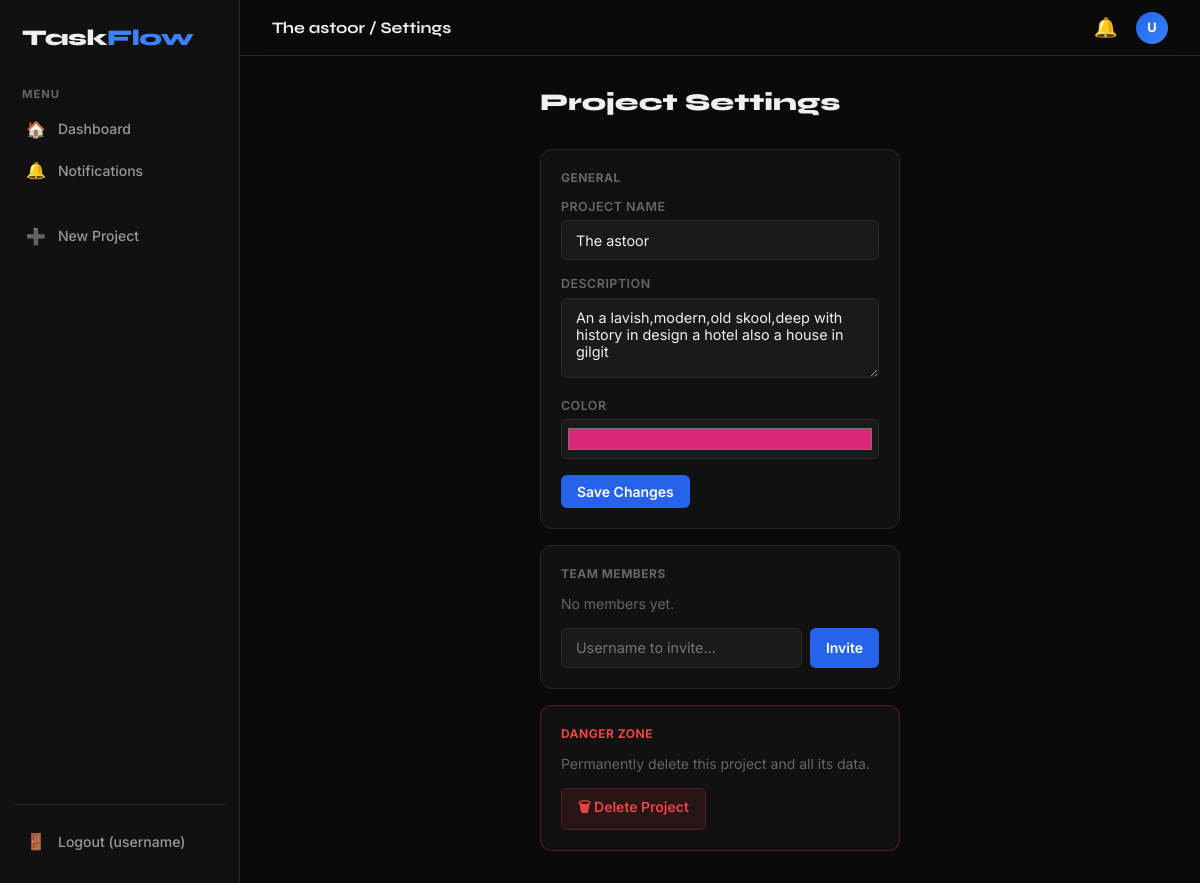
Screenshot of /project/1/settings/ (signed in) with the database file from the repository.
### projects/models.py (models this page shows, shortened)
class Project(models.Model):
    name = models.CharField(max_length=200)
    description = models.TextField(blank=True)
    owner = models.ForeignKey(User, on_delete=models.CASCADE, related_name='owned_projects')
    members = models.ManyToManyField(User, related_name='projects', blank=True)
    color = models.CharField(max_length=7, default='#7c3aed')
    created_at = models.DateTimeField(auto_now_add=True)
    updated_at = models.DateTimeField(auto_now=True)

### projects/views.py (the view, shortened to what this page needs)
# urls.py: path('project/<int:project_id>/settings/', views.project_settings, name='project_settings'),
@login_required
def project_settings(request, project_id):
    project = get_object_or_404(Project, id=project_id, owner=request.user)
    members = project.members.all()
    return render(request, 'projects/project_settings.html', {'project': project, 'members': members})

### templates/projects/project_settings.html (shortened to what this page needs)
{% extends 'projects/base.html' %}
{% block topbar_title %}{{ project.name }} / Settings{% endblock %}
{% block content %}
<div style="max-width:640px;margin:2rem auto;padding:0 1.5rem">
  <h1 style="font-family:'Syne',sans-serif;font-weight:800;font-size:1.5rem;margin-bottom:2rem">Project Settings</h1>
  <div class="detail-card" style="margin-bottom:1rem">
    <div class="detail-card-title">General</div>
    <form method="POST">
      <div class="form-group">
        <label>Project Name</label>
        <input type="text" name="name" class="form-control" value="{{ project.name }}" required>
      </div>
      <div class="form-group">
        <label>Description</label>
        <textarea name="description" class="form-control">{{ project.description }}</textarea>
      </div>
      <div class="form-group">
        <label>Color</label>
        <input type="color" name="color" value="{{ project.color }}" class="form-control" style="height:40px;padding:.25rem">
      </div>
      <button type="submit" class="btn btn-primary">Save Changes</button>
    </form>
  </div>
  <div class="detail-card" style="margin-bottom:1rem">
    <div class="detail-card-title">Team Members</div>
    {% for member in members %}
    <div style="display:flex;align-items:center;justify-content:space-between;padding:.5rem 0;border-bottom:1px solid var(--border)">
      <div style="display:flex;align-items:center;gap:.75rem">
        <div class="avatar">{{ member.username.0|upper }}</div>
        <span style="font-size:.875rem">{{ member.username }}</span>
      </div>
      <form method="POST" style="margin:0">
        {% csrf_token %}
        <input type="hidden" name="action" value="remove_member">
        <input type="hidden" name="user_id" value="{{ member.id }}">
        <button type="submit" class="btn btn-danger btn-sm">Remove</button>
      </form>
    </div>
    {% empty %}
    <p style="color:var(--text-muted);font-size:.875rem">No members yet.</p>
    {% endfor %}
    <form method="POST" style="margin-top:1rem;display:flex;gap:.5rem">
      <input type="text" name="username" class="form-control" placeholder="Username to invite...">
      <button type="submit" class="btn btn-primary">Invite</button>
    </form>
  </div>
  <div class="detail-card" style="border-color:rgba(239,68,68,.3)">
    <div class="detail-card-title" style="color:var(--danger)">Danger Zone</div>
    <p style="font-size:.875rem;color:var(--text-muted);margin-bottom:1rem">Permanently delete this project and all its data.</p>
    <button class="btn btn-danger" onclick="if(confirm('Delete project forever?'))fetch('/project/{{ project.id }}/delete/',{method:'POST',headers:{'X-CSRFToken':'{{ csrf_token }}'}}).then(()=>window.location='/')">
      🗑 Delete Project
    </button>
  </div>
</div>
{% endblock %}

### templates/projects/base.html (shortened to what this page needs)
<!DOCTYPE html>
<html lang="en">
<head>
  {% load static %}
  <link rel="stylesheet" href="{% static 'css/style.css' %}">
</head>
<body data-authenticated="{% if user.is_authenticated %}true{% else %}false{% endif %}">
{% if user.is_authenticated %}
<div class="app-shell">
  <aside class="sidebar">
    <div class="logo">Task<span>Flow</span></div>
    <div class="nav-section">
      <div class="nav-label">Menu</div>
      <a href="/" class="nav-item {% block nav_dash %}{% endblock %}">
        <span class="icon">🏠</span> Dashboard
      </a>
      <a href="/notifications/" class="nav-item {% block nav_notifs %}{% endblock %}">
        <span class="icon">🔔</span> Notifications
      </a>
    </div>
    <div class="nav-section">
      <a href="/project/create/" class="nav-item">
        <span class="icon">➕</span> New Project
      </a>
    </div>
    <div class="sidebar-bottom">
      <a href="/logout/" class="nav-item">
        <span class="icon">🚪</span> Logout ({{ user.username }})
      </a>
    </div>
  </aside>
  <div class="main-content">
    <header class="topbar">
      <div class="topbar-title">{% block topbar_title %}TaskFlow{% endblock %}</div>
      <div class="topbar-actions">
        <a href="/notifications/">
          <button class="notif-btn">
            🔔
          </button>
        </a>
        <div class="avatar">{{ user.username.0|upper }}</div>
      </div>
    </header>
    {% block content %}{% endblock %}
  </div>
</div>
{% else %}
  {% block auth_content %}{% endblock %}
{% endif %}
{% load static %}
</body>
</html>

### static/css/style.css (style rules this page uses)
:root { --bg: #0a0a0a; --surface: #111; --surface2: #1a1a1a; --surface3: #222; --border: #2a2a2a; --accent: #2563eb; --accent2: #3b82f6; --accent-glow: rgba(37,99,235,0.2); --text: #f0f0f0; --text-muted: #666; --text-dim: #999; --success: #10b981; --warning: #f59e0b; --danger: #ef4444; --radius: 12px; --radius-sm: 8px; --radius-xs: 6px; --priority-low: #10b981; --priority-medium: #f59e0b; --priority-high: #f97316; --priority-urgent: #ef4444; }
*, *::before, *::after { box-sizing: border-box; margin: 0; padding: 0; }
body { font-family: 'Inter', sans-serif; background: var(--bg); color: var(--text); min-height: 100vh; }
a { color: inherit; text-decoration: none; }
.app-shell { display: flex; min-height: 100vh; }
.sidebar { width: 240px; background: var(--surface); border-right: 1px solid var(--border); display: flex; flex-direction: column; padding: 1.25rem 0.875rem; position: fixed; top: 0; left: 0; bottom: 0; z-index: 50; overflow-y: auto; }
.logo { font-family: 'Syne', sans-serif; font-size: 1.4rem; font-weight: 800; padding: 0.25rem 0.5rem; margin-bottom: 2rem; letter-spacing: -0.5px; }
.logo span { color: var(--accent2); }
.nav-section { margin-bottom: 1.5rem; }
.nav-label { font-size: 0.7rem; font-weight: 700; text-transform: uppercase; letter-spacing: 1px; color: var(--text-muted); padding: 0 0.5rem; margin-bottom: 0.5rem; }
.nav-item { display: flex; align-items: center; gap: 0.75rem; padding: 0.6rem 0.75rem; border-radius: var(--radius-xs); font-size: 0.875rem; font-weight: 500; color: var(--text-dim); transition: all 0.15s; cursor: pointer; margin-bottom: 0.15rem; }
.nav-item .icon { width: 1.25rem; text-align: center; font-size: 1rem; flex-shrink: 0; }
.sidebar-bottom { margin-top: auto; border-top: 1px solid var(--border); padding-top: 1rem; }
.main-content { margin-left: 240px; flex: 1; min-height: 100vh; display: flex; flex-direction: column; }
.topbar { background: rgba(10,10,10,0.9); backdrop-filter: blur(12px); border-bottom: 1px solid var(--border); padding: 0 2rem; height: 56px; display: flex; align-items: center; justify-content: space-between; position: sticky; top: 0; z-index: 40; }
.topbar-title { font-family: 'Syne', sans-serif; font-weight: 700; font-size: 1rem; }
.topbar-actions { display: flex; align-items: center; gap: 0.75rem; }
.notif-btn { position: relative; background: none; border: none; color: var(--text-dim); font-size: 1.2rem; cursor: pointer; padding: 0.4rem; border-radius: 50%; transition: background 0.15s; }
.btn { display: inline-flex; align-items: center; gap: 0.4rem; padding: 0.5rem 1rem; border-radius: var(--radius-xs); font-size: 0.875rem; font-weight: 600; border: none; cursor: pointer; font-family: inherit; transition: all 0.15s; }
.btn-primary { background: var(--accent); color: #fff; }
.btn-danger { background: rgba(239,68,68,0.1); color: var(--danger); border: 1px solid rgba(239,68,68,0.2); }
.form-group { margin-bottom: 1rem; }
.form-group label { display: block; font-size: 0.78rem; font-weight: 600; color: var(--text-muted); margin-bottom: 0.4rem; text-transform: uppercase; letter-spacing: 0.5px; }
.form-control { width: 100%; background: var(--surface2); border: 1px solid var(--border); border-radius: var(--radius-xs); color: var(--text); padding: 0.65rem 0.875rem; font-family: inherit; font-size: 0.9rem; outline: none; transition: border-color 0.15s; }
textarea.form-control { resize: vertical; min-height: 80px; }
.detail-card { background: var(--surface); border: 1px solid var(--border); border-radius: var(--radius); padding: 1.25rem; }
.detail-card-title { font-size: 0.75rem; font-weight: 700; text-transform: uppercase; letter-spacing: 0.5px; color: var(--text-muted); margin-bottom: 0.875rem; }
.avatar { width: 32px; height: 32px; border-radius: 50%; background: linear-gradient(135deg, var(--accent), var(--accent2)); display: flex; align-items: center; justify-content: center; font-weight: 700; font-size: 0.8rem; color: #fff; flex-shrink: 0; }

### rows the page displays
Project: name "The astoor", description "An a lavish,modern,old skool,deep with history in design a hotel also a house in gilgit", color "#db2777"

### other values shown
{{ user.username }} "username"
{{ user.username.0|upper }} "U"
